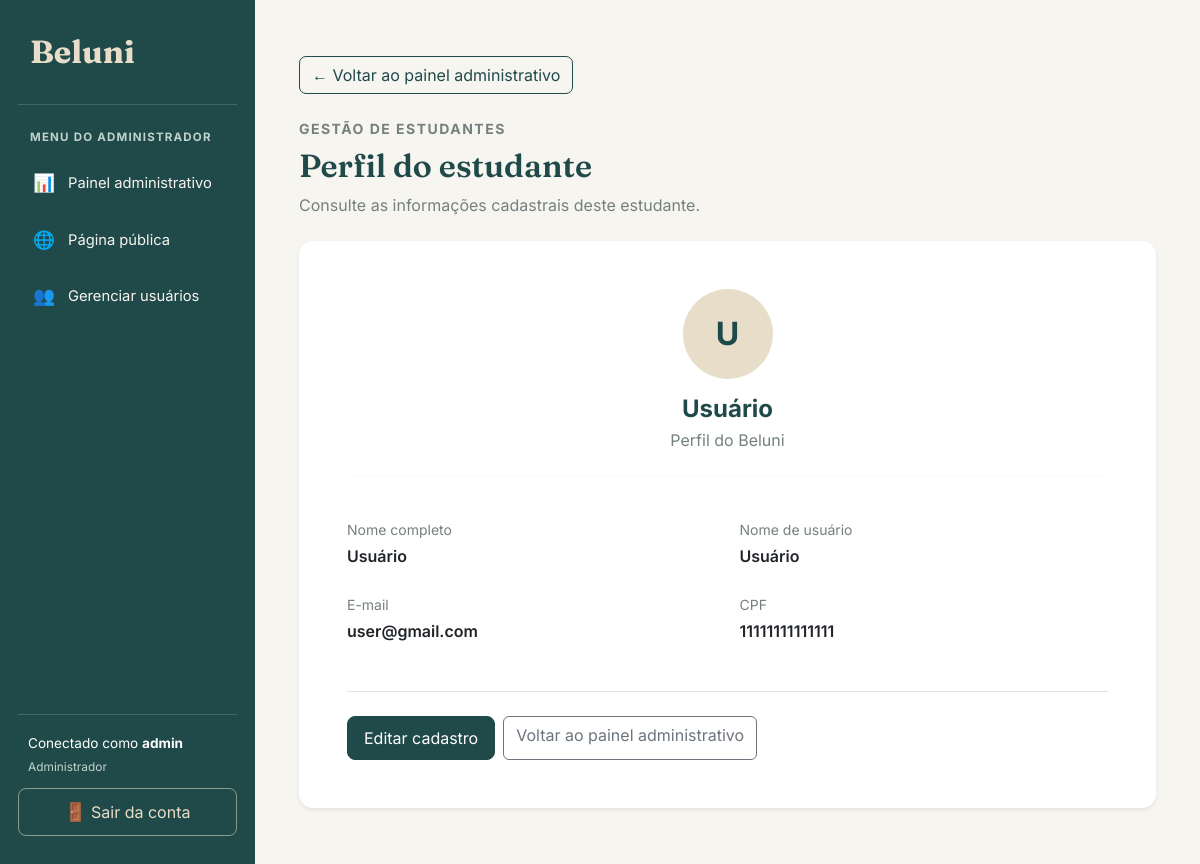
/estudantes/9/ (signed in), run on the app's committed database.
### estudante/models.py (models this page shows, shortened)
class Estudante(User):
    cpf = models.CharField(max_length=14)
    nome = models.CharField(max_length=100)

### estudante/views.py (the view)
# urls.py: path('<int:id>/', views.detalhar_estudante, name='detalhar_estudante'),
@login_required
@user_passes_test(
    usuario_e_administrador,
    login_url='login_estudante'
)
def detalhar_estudante(request, id):
    estudante = get_object_or_404(
        Estudante.objects.exclude(groups__name='Administrador'),
        pk=id
    )
    return render(request, 'estudante/detalhar.html', {
        'estudante': estudante
    })

### estudante/views.py (called while the page is built)
def usuario_e_administrador(user):
    return (
        user.is_authenticated
        and (
            user.is_superuser
            or user.groups.filter(name='Administrador').exists()
        )
    )

### estudante/templates/estudante/detalhar.html (shortened to what this page needs)
{% extends 'base.html' %}
{% block conteudo %}
<div class="container py-4" style="max-width: 950px;">
    <div class="mb-4">
        <a href="{% url 'inicio' %}"
           class="btn btn-outline-primary mb-4">
            ← Voltar ao painel administrativo
        </a>
        <p class="text-uppercase small fw-bold mb-2"
           style="color: #758080; letter-spacing: 1.5px;">
            GESTÃO DE ESTUDANTES
        </p>
        <h1 class="titulo-pagina mb-2">
            Perfil do estudante
        </h1>
        <p class="text-secondary mb-0">
            Consulte as informações cadastrais deste estudante.
        </p>
    </div>
    <div class="card border-0 shadow-sm">
        <div class="card-body p-4 p-md-5">
            <div class="text-center mb-4">
                <div class="rounded-circle d-flex align-items-center justify-content-center mx-auto mb-3"
                     style="width: 90px; height: 90px; background-color: #E8DDC8; color: #20494A; font-size: 2rem; font-weight: bold;">
                    {{ estudante.nome|first|upper }}
                </div>
                <h2 class="h4 fw-bold mb-1"
                    style="color: #20494A;">
                    {{ estudante.nome }}
                </h2>
                <p class="text-secondary mb-0">
                    Perfil do Beluni
                </p>
            </div>
            <hr style="border-color: #E5E2D9;">
            <div class="row g-4 mt-1">
                <div class="col-12 col-md-6">
                    <label class="small text-secondary mb-1">
                        Nome completo
                    </label>
                    <p class="fw-semibold mb-0">
                        {{ estudante.nome }}
                    </p>
                </div>
                <div class="col-12 col-md-6">
                    <label class="small text-secondary mb-1">
                        Nome de usuário
                    </label>
                    <p class="fw-semibold mb-0">
                        {{ estudante.username }}
                    </p>
                </div>
                <div class="col-12 col-md-6">
                    <label class="small text-secondary mb-1">
                        E-mail
                    </label>
                    <p class="fw-semibold mb-0">
                        {{ estudante.email|default:"Não informado" }}
                    </p>
                </div>
                <div class="col-12 col-md-6">
                    <label class="small text-secondary mb-1">
                        CPF
                    </label>
                    <p class="fw-semibold mb-0">
                        {{ estudante.cpf|default:"Não informado" }}
                    </p>
                </div>
            </div>
            <div class="d-flex flex-wrap gap-2 mt-5 pt-4"
                 style="border-top: 1px solid #E5E2D9;">
                <a href="{% url 'editar_estudante' estudante.id %}"
                   class="btn btn-primary">
                    Editar cadastro
                </a>
                <a href="{% url 'inicio' %}"
                   class="btn btn-outline-secondary">
                    Voltar ao painel administrativo
                </a>
            </div>
        </div>
    </div>
</div>
{% endblock %}

### templates/base.html (shortened to what this page needs)
{% load static %}
<!DOCTYPE html>
<html lang="pt-br">
<head>
    <link href="https://cdn.jsdelivr.net/npm/bootstrap@5.3.3/dist/css/bootstrap.min.css" rel="stylesheet">
</head>
<body>
    <aside class="sidebar" id="sidebar">
        <a class="sidebar-brand" href="{% url 'inicio' %}">
            Beluni
        </a>
        {% if request.user.is_authenticated %}
            {% if request.user.is_superuser or request.user.is_staff or request.session.is_admin or perms.estudante.change_estudante %}
                <div class="sidebar-label">
                    Menu do administrador
                </div>
                <ul class="sidebar-nav">
                    <li>
                        <a class="menu-link" href="{% url 'inicio' %}">
                            <span class="menu-icone">📊</span>
                            Painel administrativo
                        </a>
                    </li>
                    <li>
                        <a class="menu-link" href="{% url 'index' %}">
                            <span class="menu-icone">🌐</span>
                            Página pública
                        </a>
                    </li>
                    <li>
                        <a class="menu-link" href="{% url 'listar_estudantes' %}">
                            <span class="menu-icone">👥</span>
                            Gerenciar usuários
                        </a>
                    </li>
                </ul>
            {% endif %}
            <div class="sidebar-rodape">
                <div class="usuario-info">
                    Conectado como
                    <strong>
                        {{ request.user.first_name|default:request.user.username }}
                    </strong>
                    {% if request.user.is_superuser or request.user.is_staff or request.session.is_admin or perms.estudante.change_estudante %}
                        <small>Administrador</small>
                    {% else %}
                        <small>Estudante</small>
                    {% endif %}
                </div>
                <a class="btn-sair" href="{% url 'logout_estudante' %}">
                    <span class="menu-icone">🚪</span>
                    Sair da conta
                </a>
            </div>
        {% endif %}
    </aside>
    <main class="main-content">
        <div class="conteudo">
            {% block conteudo %}
            {% endblock %}
        </div>
    </main>
</body>
</html>

### templates/base.html (style rules this page uses)
:root { --beluni-petroleo: #20494A; --beluni-petroleo-escuro: #173839; --beluni-areia: #E8DDC8; --beluni-fundo: #F7F5EF; --beluni-branco: #FFFFFF; --beluni-texto: #293B3B; --beluni-secundario: #758080; --beluni-borda: #E5E2D9; }
* { box-sizing: border-box; }
body { margin: 0; background-color: var(--beluni-fundo); color: var(--beluni-texto); font-family: 'Inter', sans-serif; }
.sidebar { position: fixed; top: 0; left: 0; bottom: 0; width: 255px; background-color: var(--beluni-petroleo); color: white; display: flex; flex-direction: column; padding: 28px 18px; overflow-y: auto; z-index: 1030; }
.sidebar-brand { display: block; color: var(--beluni-areia); text-decoration: none; font-family: 'Fraunces', serif; font-size: 2rem; font-weight: 700; padding: 0 12px 28px; border-bottom: 1px solid rgba(255,255,255,0.16); margin-bottom: 24px; }
.sidebar-label { color: #C1D2CC; font-size: 0.72rem; text-transform: uppercase; font-weight: 700; letter-spacing: 1.2px; padding: 0 12px; margin-bottom: 12px; }
.sidebar-nav { list-style: none; padding: 0; margin: 0; }
.sidebar-nav li { margin-bottom: 6px; }
.menu-link { display: flex; align-items: center; gap: 12px; color: #F7F5EF; text-decoration: none; padding: 12px 14px; border-radius: 9px; font-size: 0.92rem; transition: background-color 0.2s; }
.menu-icone { width: 24px; text-align: center; font-size: 1.1rem; }
.sidebar-rodape { margin-top: auto; padding-top: 24px; }
.usuario-info { border-top: 1px solid rgba(255,255,255,0.16); padding: 18px 10px 12px; color: white; font-size: 0.85rem; overflow-wrap: anywhere; }
.usuario-info small { display: block; color: #C1D2CC; margin-top: 4px; }
.btn-sair { display: block; text-align: center; text-decoration: none; color: var(--beluni-areia); border: 1px solid rgba(232,221,200,0.55); border-radius: 8px; padding: 10px; transition: background-color 0.2s; }
.main-content { margin-left: 255px; min-height: 100vh; padding: 32px; }
.conteudo { width: 100%; max-width: 1600px; margin: 0 auto; }
.titulo-pagina { color: var(--beluni-petroleo); font-family: 'Fraunces', serif; font-size: 2rem; font-weight: 600; margin-bottom: 24px; }
.card { background-color: white; border: 1px solid var(--beluni-borda); border-radius: 14px; box-shadow: 0 4px 14px rgba(32,73,74,0.05); }
.btn-primary { background-color: var(--beluni-petroleo); border-color: var(--beluni-petroleo); border-radius: 8px; padding: 9px 16px; }
.btn-outline-primary { color: var(--beluni-petroleo); border-color: var(--beluni-petroleo); border-radius: 7px; }
.text-secondary { color: var(--beluni-secundario) !important; }

### data on the page
Estudante: nome|first "U", nome "Usuário", cpf "11111111111111"

### other printed values
{{ request.user.first_name|default:request.user.username }} "admin"
{{ estudante.username }} "Usuário"
{{ estudante.email|default:"Não informado" }} "user@gmail.com"
